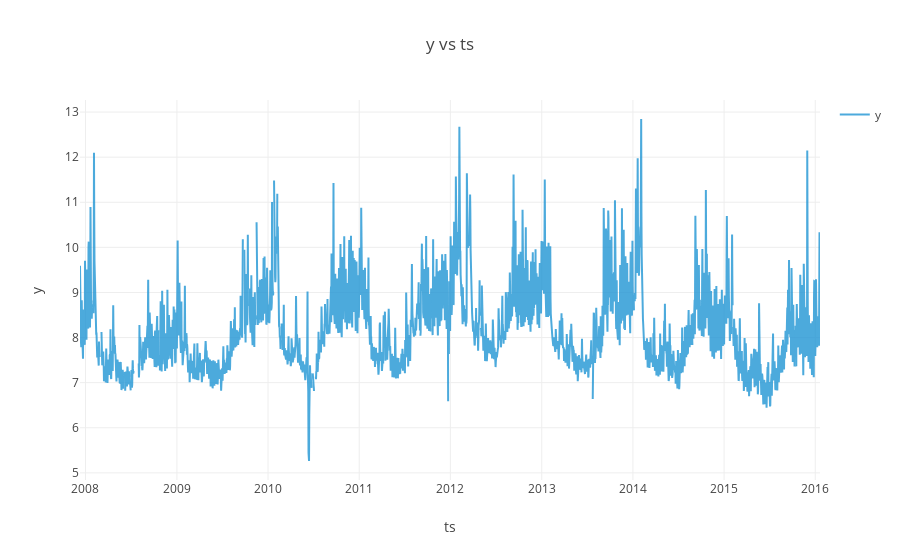

The code cell stored with this chart in its notebook:
### Code cell
# inspect the data
ts = result.timeseries
fig = ts.plot()
plotly.io.show(fig)

### Figure 1 — Plotly figure (JSON) as saved in the notebook; plotly's stock layout.template omitted (floating-point values rounded to 4 significant figures; data arrays with more than 128 entries replaced by an {"elided": "..."} marker saying what was removed)
{"data": [{"line": {"color": "rgb(32, 149, 212)"}, "mode": "lines", "name": "y", "opacity": 0.8, "type": "scatter", "uid": "b243e941-e497-4951-88ff-42d682fd472d", "x": {"elided": "2964 str values"}, "y": {"elided": "2964 float values"}}], "layout": {"autosize": true, "legend": {"traceorder": "reversed"}, "showlegend": true, "title": {"text": "y vs ts"}, "xaxis": {"autorange": true, "range": ["2007-12-10", "2016-01-20"], "title": {"text": "ts"}, "type": "date"}, "yaxis": {"autorange": true, "range": [4.841, 13.27], "title": {"text": "y"}, "type": "linear"}}}
